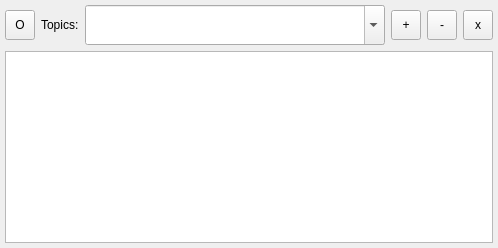
         <widget class="QWidget" name="tab_consumer">
          <attribute name="title">
           <string>Consumer</string>
          </attribute>
          <layout class="QVBoxLayout" name="verticalLayout_11">
           <property name="leftMargin">
            <number>5</number>
           </property>
           <property name="topMargin">
            <number>5</number>
           </property>
           <property name="rightMargin">
            <number>5</number>
           </property>
           <property name="bottomMargin">
            <number>5</number>
           </property>
           <item>
            <layout class="QGridLayout" name="gridLayout_9">
             <item row="0" column="1">
              <widget class="QLabel" name="lbl_cons_topics">
               <property name="text">
                <string>Topics:</string>
               </property>
              </widget>
             </item>
             <item row="0" column="5">
              <widget class="QToolButton" name="tbtn_cons_clear_topics">
               <property name="minimumSize">
                <size>
                 <width>30</width>
                 <height>30</height>
                </size>
               </property>
               <property name="maximumSize">
                <size>
                 <width>30</width>
                 <height>30</height>
                </size>
               </property>
               <property name="text">
                <string>x</string>
               </property>
               <property name="iconSize">
                <size>
                 <width>24</width>
                 <height>24</height>
                </size>
               </property>
              </widget>
             </item>
             <item row="0" column="0">
              <widget class="QToolButton" name="tbtn_cons_connect">
               <property name="minimumSize">
                <size>
                 <width>30</width>
                 <height>30</height>
                </size>
               </property>
               <property name="maximumSize">
                <size>
                 <width>30</width>
                 <height>30</height>
                </size>
               </property>
               <property name="text">
                <string>O</string>
               </property>
               <property name="iconSize">
                <size>
                 <width>24</width>
                 <height>24</height>
                </size>
               </property>
              </widget>
             </item>
             <item row="0" column="3">
              <widget class="QToolButton" name="tbtn_cons_add_topics">
               <property name="minimumSize">
                <size>
                 <width>30</width>
                 <height>30</height>
                </size>
               </property>
               <property name="maximumSize">
                <size>
                 <width>30</width>
                 <height>30</height>
                </size>
               </property>
               <property name="text">
                <string>+</string>
               </property>
               <property name="iconSize">
                <size>
                 <width>24</width>
                 <height>24</height>
                </size>
               </property>
              </widget>
             </item>
             <item row="0" column="2">
              <widget class="HComboBox" name="cmb_cons_topics">
               <property name="sizePolicy">
                <sizepolicy hsizetype="Expanding" vsizetype="Fixed">
                 <horstretch>0</horstretch>
                 <verstretch>0</verstretch>
                </sizepolicy>
               </property>
               <property name="minimumSize">
                <size>
                 <width>300</width>
                 <height>40</height>
                </size>
               </property>
               <property name="layoutDirection">
                <enum>Qt::LeftToRight</enum>
               </property>
               <property name="editable">
                <bool>true</bool>
               </property>
               <property name="insertPolicy">
                <enum>QComboBox::InsertAtTop</enum>
               </property>
               <property name="minimumContentsLength">
                <number>0</number>
               </property>
               <property name="iconSize">
                <size>
                 <width>24</width>
                 <height>24</height>
                </size>
               </property>
              </widget>
             </item>
             <item row="0" column="4">
              <widget class="QToolButton" name="tbtn_cons_del_topics">
               <property name="minimumSize">
                <size>
                 <width>30</width>
                 <height>30</height>
                </size>
               </property>
               <property name="maximumSize">
                <size>
                 <width>30</width>
                 <height>30</height>
                </size>
               </property>
               <property name="text">
                <string>-</string>
               </property>
               <property name="iconSize">
                <size>
                 <width>24</width>
                 <height>24</height>
                </size>
               </property>
              </widget>
             </item>
            </layout>
           </item>
           <item>
            <widget class="HTableView" name="tbl_consumer">
             <property name="contextMenuPolicy">
              <enum>Qt::CustomContextMenu</enum>
             </property>
             <property name="sortingEnabled">
              <bool>true</bool>
             </property>
             <attribute name="horizontalHeaderCascadingSectionResizes">
              <bool>true</bool>
             </attribute>
            </widget>
           </item>
          </layout>
         </widget>
